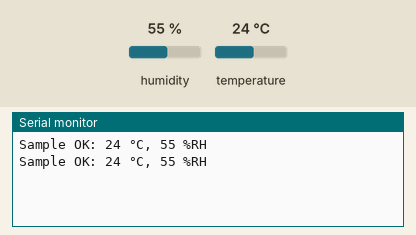
Recording of a sketch running on a simulated Arduino Uno, built with avr-gcc and run on an emulated ATmega328P. Shown: the last lines printed to the serial monitor. The inputs (shaded band) are chosen by the test bench; at power-on: humidity 55 %, temperature 24 °C.

Above: at 2.3 s.
2.4 s: humidity set to 22 %
At 4.2 s:
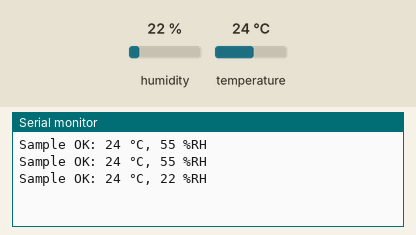
4.5 s: temperature set to 12 °C
At 5.3 s:
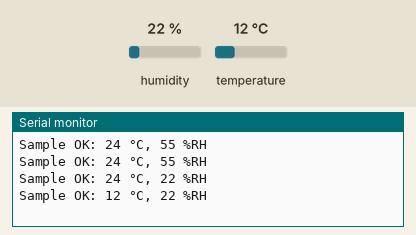
6.6 s: humidity set to 40 %
At 8.1 s:
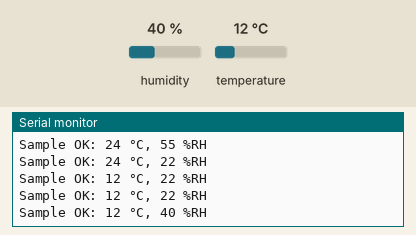
Timing chart, 0 to 9.6 s (numbered marks = the images above; inputs shaded):
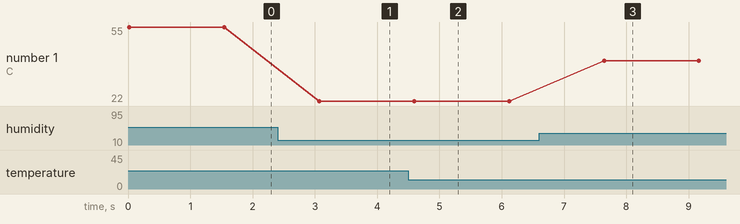

The sketch:

Exercise_07_DHT11_Sensor.ino
```cpp
#include <SimpleDHT.h>

int pinDHT11 = 4;
SimpleDHT11 dht11(pinDHT11);

void setup() {
  Serial.begin(115200);
}

void loop() {
  // read without samples.
  byte temperature = 0;
  byte humidity = 0;
  int err = SimpleDHTErrSuccess;
  if ((err = dht11.read(&temperature, &humidity, NULL)) != SimpleDHTErrSuccess) {
    Serial.print("Read DHT11 failed, err="); Serial.print(SimpleDHTErrCode(err));
    Serial.print(","); Serial.println(SimpleDHTErrDuration(err)); delay(100);
    return;
  }

  Serial.print("Sample OK: ");
  Serial.print((int)temperature); Serial.print(" °C, ");
  Serial.print((int)humidity); Serial.println(" %RH");

  // DHT11 sampling rate is 1HZ.
  delay(1500);
}
```

Measured:
- after the input at 2.4 s, the serial monitor: prints a new line after 0.67 s (image 1)
- after the input at 4.5 s, the serial monitor: prints a new line after 0.09 s (image 2)
- after the input at 6.6 s, the serial monitor: prints a new line after 1.0 s (image 3)
- plotted number 1: 55 → 22 after the input at 2.4 s, 22 → 40 after the input at 6.6 s
